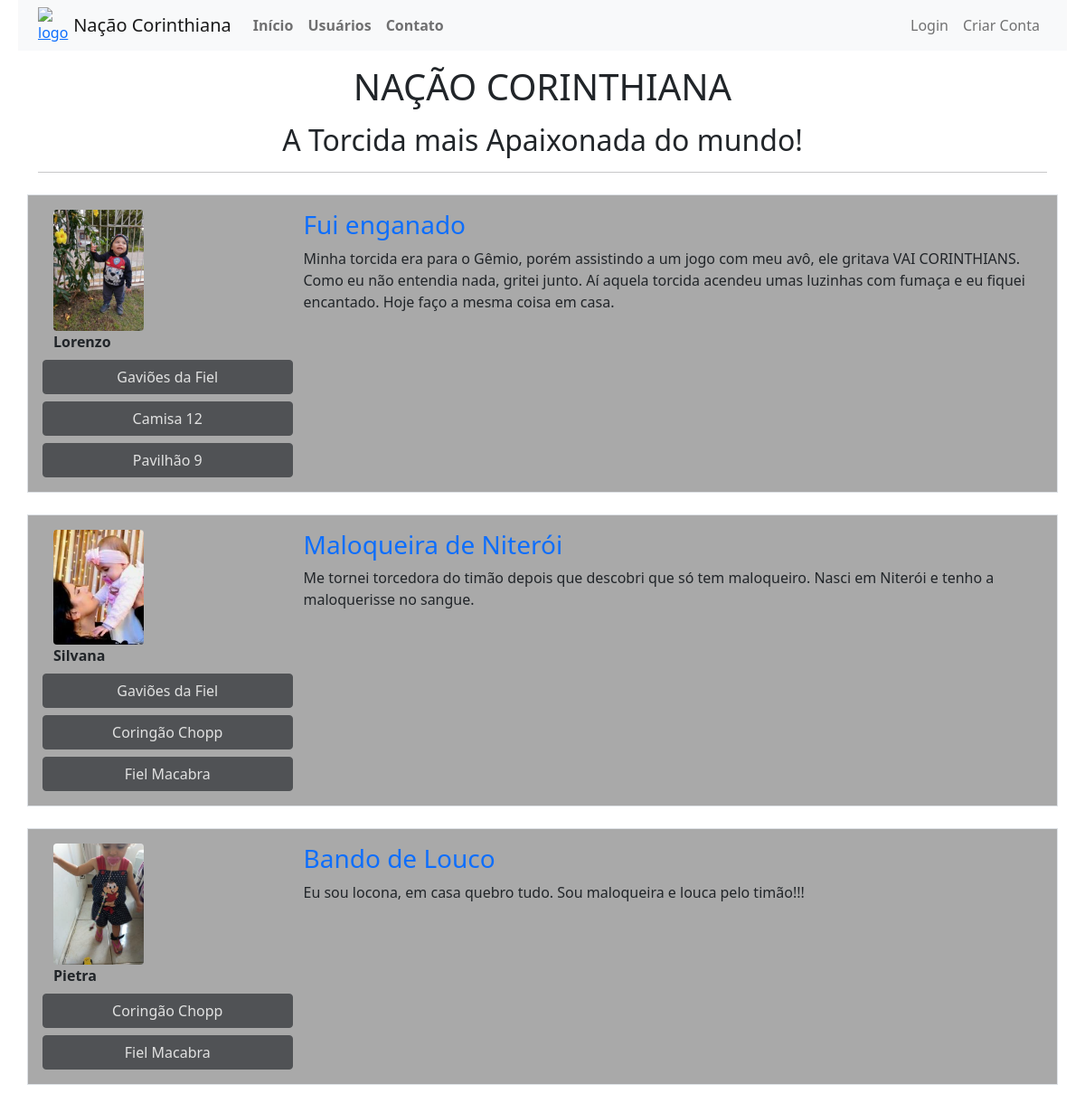
The page / on the database its author committed.
### fieltorcedor/models.py (models this page shows, shortened)
class Post(database.Model):
    id = database.Column(database.Integer, primary_key=True)
    titulo = database.Column(database.String, nullable=False)
    corpo = database.Column(database.Text, nullable=False)
    data_criacao = database.Column(database.DateTime, nullable=False, default=datetime.utcnow)
    id_usuario = database.Column(database.Integer, database.ForeignKey('usuario.id'), nullable=False)

class Usuario(database.Model, UserMixin):
    id = database.Column(database.Integer, primary_key=True)
    username = database.Column(database.String, nullable=False, unique=True)
    email = database.Column(database.String, nullable=False, unique=True)
    senha = database.Column(database.String, nullable=False)
    foto_perfil = database.Column(database.String, default='default.jpg')
    posts = database.relationship('Post', backref='autor', lazy=True)
    torcidas = database.Column(database.String, nullable=False, default='Não Informado')

### fieltorcedor/routes.py (the view)
@app.route('/')
def home():
    posts = Post.query.order_by(Post.id.desc())
    return render_template('home.html', posts=posts)

### fieltorcedor/templates/home.html
{% extends 'base.html' %}
{% block body %}
    <div class="container mt-3">
        <p><h1 class="row justify-content-center">NAÇÃO CORINTHIANA</h1></p>
        <h2 class="row justify-content-center">A Torcida mais Apaixonada do mundo!</h2>
        <hr>
        {% for post in posts %}
        <div class="row border mt-4 p-3 meupost">
            <div class="col col-3">
                <div class="image pe-2"> <img src="{{ url_for('static', filename='fotos_perfil/{}'.format(post.autor.foto_perfil)) }}" class="rounded" width="100"> </div>
                <strong>{{ post.autor.username }}</strong>
                <div class="row justify-content-center">
                    {% for torcida in post.autor.torcidas.split(';') %}
                        <button type="button" class="btn btn-dark mt-2" disabled>{{ torcida }}</button>
                    {% endfor %}
                </div>
            </div>
            <div class="col col-9">
                <a style="text-decoration: none" href="{{ url_for('exibir_post', post_id=post.id) }}"><h3>{{ post.titulo }}</h3></a>
                <p>{{ post.corpo }}</p>
            </div>
            </div>
            {% endfor %}
        </div>
{% endblock %}

### fieltorcedor/templates/base.html (shortened to what this page needs)
<!DOCTYPE html>
<html lang="pt-br">
<head>
    <link href="https://cdn.jsdelivr.net/npm/bootstrap@5.0.0-beta1/dist/css/bootstrap.min.css" rel="stylesheet">
    <link rel="stylesheet" type="text/css" href="{{ url_for('static', filename='main.css') }}">
</head>
<body>
    {% include 'navbar.html' %}
    {% block body %}
    {% endblock %}
</body>
</html>

### fieltorcedor/templates/navbar.html
<nav class="navbar navbar-expand-lg navbar-light bg-light">
  <div class="container-fluid container">
    <a class="loader img">
        <img src="https://cdn.worldvectorlogo.com/logos/corinthians-paulista.svg" alt="logo"/>
    </a>
    <a class="navbar-brand" href="{{ url_for('home') }}">Nação Corinthiana</a>
    <div class="collapse navbar-collapse" id="navbarSupportedContent">
      <ul class="navbar-nav me-auto mb-2 mb-lg-0">
        <li class="nav-item">
          <a class="nav-link" aria-current="page" href="{{ url_for('home') }}"><b>Início</b></a>
        </li>
        <li class="nav-item">
          <a class="nav-link" href="{{ url_for('usuarios') }}"><b>Usuários</b></a>
        </li>
        <li class="nav-item">
          <a class="nav-link" href="{{ url_for('contato') }}"><b>Contato</b></a>
        </li>
      </ul>
      <ul class="d-flex navbar-nav">
        {% if current_user.is_authenticated %}
            <li class="nav-item">
              <a class="nav-link" href="{{ url_for('criar_post') }}">Criar Post</a>
            </li>
            <li class="nav-item">
              <a class="nav-link" href="{{ url_for('perfil') }}">Meu Perfil</a>
            </li>
            <li class="nav-item">
              <a class="nav-link" href="{{ url_for('sair') }}">Sair</a>
            </li>
        {% else %}
          <li class="nav-item">
            <a class="nav-link" href="{{ url_for('login') }}">Login</a>
          </li>
          <li class="nav-item">
            <a class="nav-link" href="{{ url_for('login') }}">Criar Conta</a>
          </li>
        {% endif %}
      </ul>
    </div>
  </div>
</nav>

### fieltorcedor/static/main.css (style rules this page uses)
body { background-image: url("https://encrypted-tbn0.gstatic.com/images?q=tbn:ANd9GcQqy9Q1MnJjKSdcUJiW-MG8hK59YhNcT9VCNg&usqp=CAU"); margin: 0 auto; padding: 0 20px 20px 20px; }
.loader img { height : 40px; width : 40px; }
.meupost { background: #A9A9A9 !important; }

### rows shown on the page
Post: foto_perfil (picture), autor.username "Lorenzo", torcida "Gaviões da Fiel" "Camisa 12" "Pavilhão 9", titulo "Fui enganado", corpo "Minha torcida era para o Gêmio, porém assistindo a um jogo com meu avô, ele gritava VAI CORINTHIANS. Como eu não entendia nada, gritei junto. Aí aquela torcida acendeu umas luzinhas com fumaça e eu fiquei encantado. Hoje faço a mesma coisa em casa."
Post: foto_perfil (picture), autor.username "Silvana", torcida "Gaviões da Fiel" "Coringão Chopp" "Fiel Macabra", titulo "Maloqueira de Niterói", corpo "Me tornei torcedora do timão depois que descobri que só tem maloqueiro. Nasci em Niterói e tenho a maloquerisse no sangue."
Post: foto_perfil (picture), autor.username "Pietra", torcida "Coringão Chopp" "Fiel Macabra", titulo "Bando de Louco", corpo "Eu sou locona, em casa quebro tudo. Sou maloqueira e louca pelo timão!!!"
